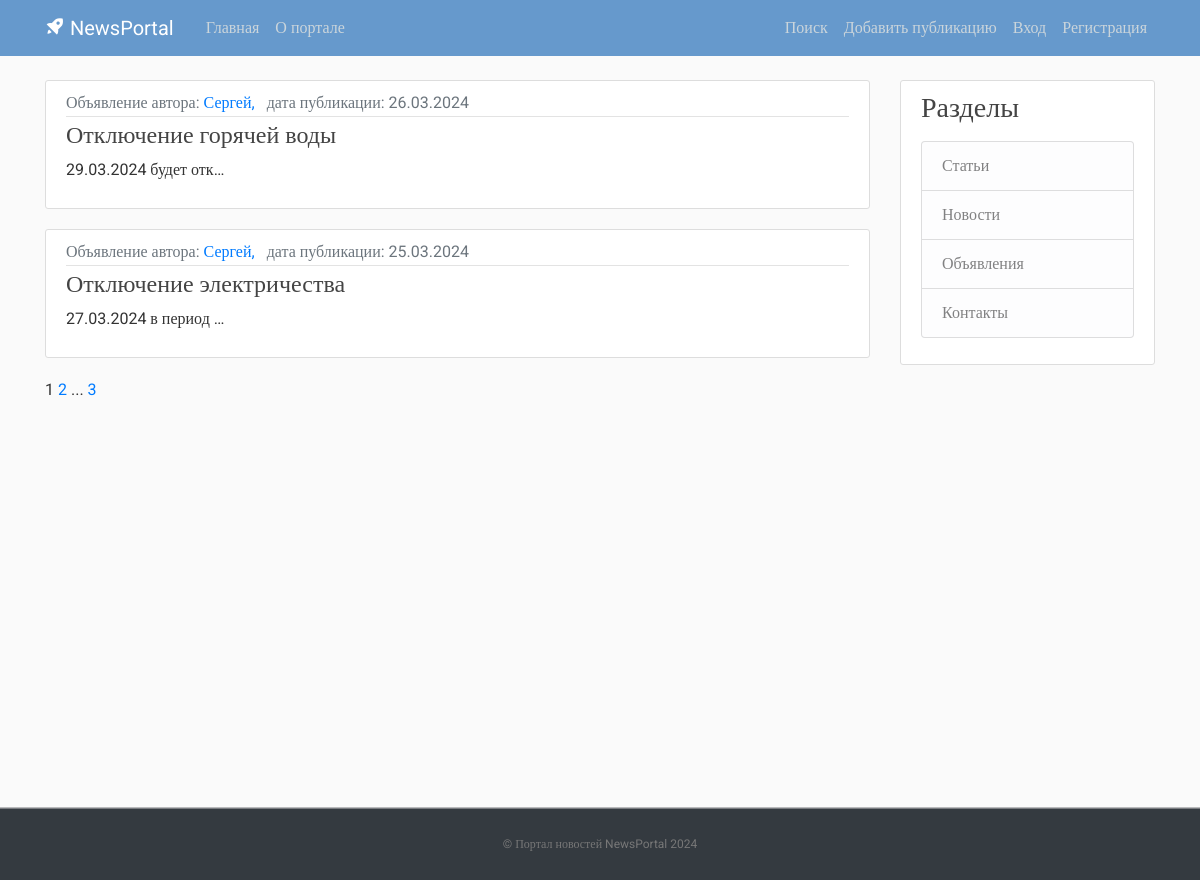
Screenshot of /notification/ with the database file from the repository.
### post/models.py (models this page shows, shortened)
class Post(models.Model):
    NEWS = 'NW'
    ARTICLE = 'AR'
    NOTIFICATION = 'NT'
    CATEGORY_CHOICES = (
        (NEWS, 'Новость'),
        (ARTICLE, 'Статья'),
        (NOTIFICATION, 'Объявление'),
    )
    categoryType = models.CharField(max_length=2, choices=CATEGORY_CHOICES, default=ARTICLE, verbose_name='Тип публикации')
    dateCreation = models.DateTimeField(default=timezone.now, verbose_name='Дата и время создания публикации')
    title = models.CharField(max_length=128, verbose_name='Заголовок публикации')
    text = models.TextField(verbose_name='Текст публикации')
    rating = models.SmallIntegerField(default=0, verbose_name='Рейтинг публикации')
    author = models.ForeignKey(Author, on_delete=models.CASCADE, verbose_name='Автор публикации')
    category = models.ManyToManyField(Category, verbose_name='Категория публикации')
    def get_absolute_url(self):
        return reverse('post_detail', args=[str(self.id)])
    class Meta:
        ordering = ['-dateCreation',]
        verbose_name = 'Публикация'
        verbose_name_plural = 'Публикации'

class Author(models.Model):
    authorUser = models.OneToOneField(User, unique=True, on_delete=models.CASCADE)
    ratingAuthor = models.SmallIntegerField(default=0)
    def __str__(self):
        return self.authorUser.username
    class Meta:
        verbose_name = 'Автор'
        verbose_name_plural = 'Авторы'

### post/views.py (the view)
# urls.py: path('notification/', NotificationList.as_view(), name='notification_list'),
class NotificationList(ListView):
    model = Post
    ordering = '-dateCreation'
    template_name = 'post/notification_list.html'
    context_object_name = 'notificationlist'
    paginate_by = 10  # количество записей на странице

### post/templatetags/custom_tags.py (called while the page is built)
@register.simple_tag(takes_context=True)
def url_replace(context, **kwargs):
   d = context['request'].GET.copy()
   for k, v in kwargs.items():
       d[k] = v
   return d.urlencode()

### post/templates/post/notification_list.html (shortened to what this page needs)
{% extends "flatpages/default.html" %}
{% load censor %}
{% load custom_tags %}
{% block content %}
    {% for post in notificationlist %}
        {% if post.categoryType == 'NT' %}
        <article class="media content-section">
          <div class="media-body">
            <div class="article-metadata">
                <a class="text-muted"> {{ post.get_categoryType_display }} автора: </a>
                <a class="mr-2" href="#"> {{ post.author }}, </a>
                <a class="text-muted">дата публикации: {{ post.dateCreation|date:"d.m.Y" }}</a>
            </div>
              <h4><a class="article-title" href="{{ post.get_absolute_url }}">{{ post.title|censor_w }}</a></h4>
              <p class="article-content">{{ post.text|truncatechars:21|censor_w }}</p>
          </div>
        </article>
        {% endif %}
    {% endfor %}
   {{ page_obj.number }}
   {% if page_obj.has_next %}
       <a href="?{% url_replace page=page_obj.next_page_number %}">{{ page_obj.next_page_number }}</a>
       {% if paginator.num_pages != page_obj.next_page_number %}
           ...
           <a href="?{% url_replace page=page_obj.paginator.num_pages %}">{{ page_obj.paginator.num_pages }}</a>
       {% endif %}
   {% endif %}
{% endblock content %}

### static/css/main.css (style rules this page uses)
body, html { width:100%; height:100% }
body { margin:0; padding:0; background: #fafafa; color: #333333; margin-top: 5rem; font-family:Roboto; }
h1, h2, h3, h4, h5, h6 { color: #444444; }
.content-section { background: #ffffff; padding: 10px 20px; border: 1px solid #dddddd; border-radius: 3px; margin-bottom: 20px; }
.article-title { color: #444444; }
.article-content { white-space: pre-line; }
.article-metadata { padding-bottom: 1px; margin-bottom: 4px; border-bottom: 1px solid #e3e3e3 }

### rows the page displays
Post: categoryType "Объявление", author "Сергей", dateCreation "26.03.2024", title|censor_w "Отключение горячей воды", text|censor_w "29.03.2024 будет отк…"
Post: categoryType "Объявление", author "Сергей", dateCreation "25.03.2024", title|censor_w "Отключение электричества", text|censor_w "27.03.2024 в период …"

### other values shown
{{ page_obj.number }} "1"
{{ page_obj.next_page_number }} "2"
{{ page_obj.paginator.num_pages }} "3"
